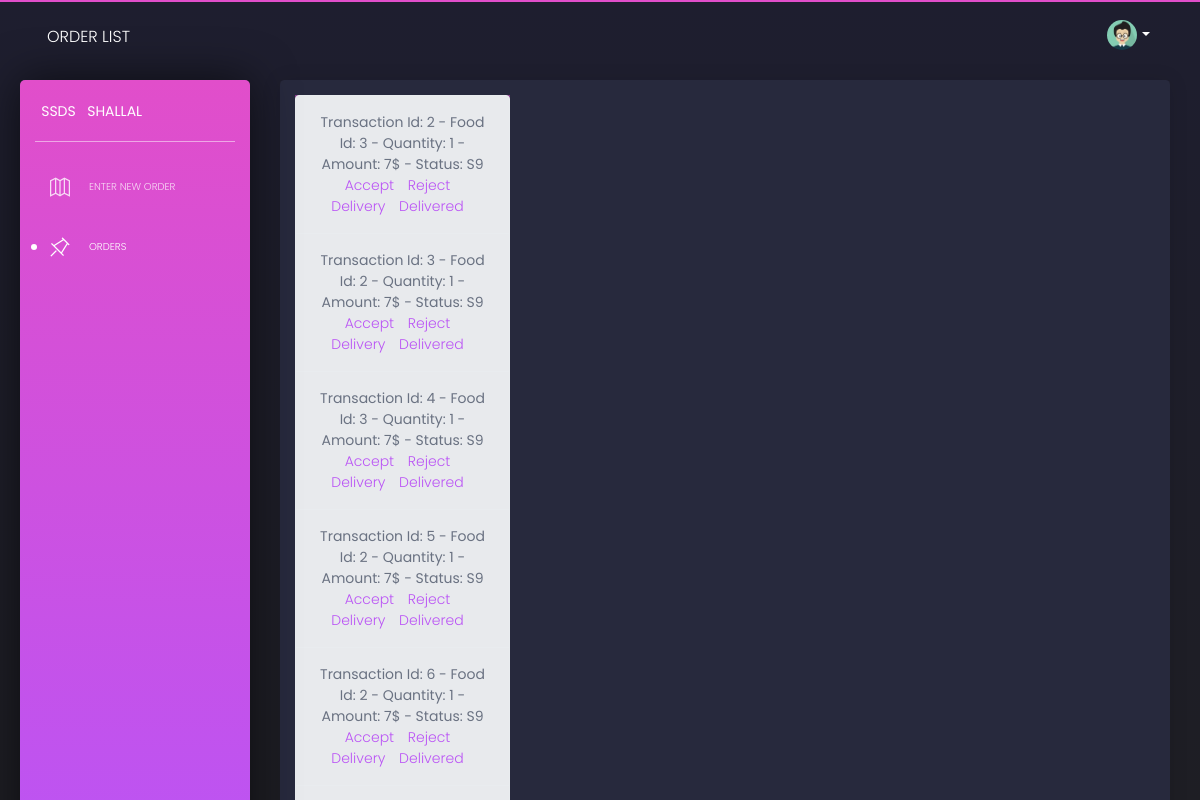
The page /cashier/orderList on the database as committed earlier.
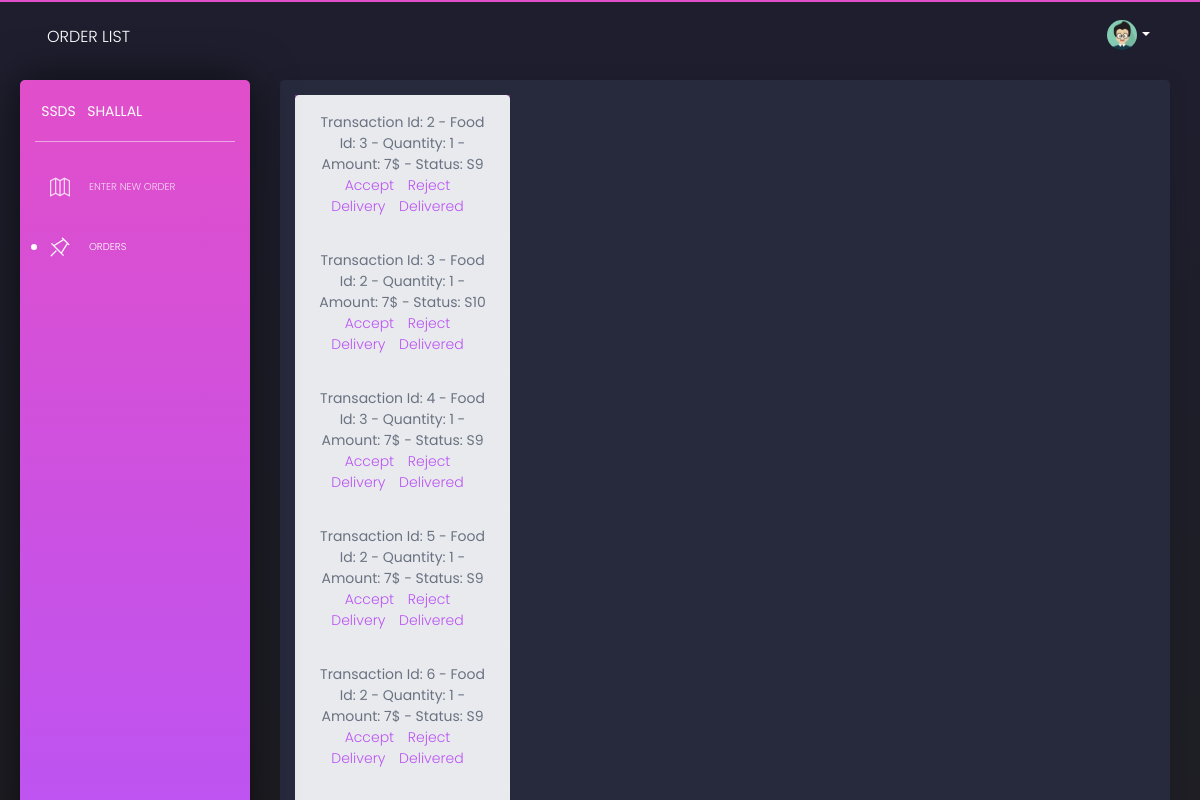
The same page on the database as committed later.
### database_setup.py (models this page shows)
class CustomerOrder(Base):
    __tablename__='customer_order'
    tid=Column(Integer,nullable=False,primary_key=True)
    fid=Column(Integer, ForeignKey("fooditem.fid"),nullable=False)
    qty=Column(Integer,nullable=False)
    amt=Column(Integer,nullable=False)
    stsid=Column(String(10), ForeignKey("status.stsid"),nullable=False)

### ssds.py (the view)
@app.route('/cashier/orderList',methods=['GET'])
def orderlist():
    orders=session.query(CustomerOrder).all()
    return render_template('orderList.html',customerOrders=orders)

### templates/orderList.html (shortened to what this page needs)
<html lang="en" class="perfect-scrollbar-on"><head>
  <link href="https://use.fontawesome.com/releases/v5.0.6/css/all.css" rel="stylesheet">
  <link href="/static/assets/css/nucleo-icons.css" rel="stylesheet">
  <link href="/static/assets/css/black-dashboard.css" rel="stylesheet">
  <link href="/static/assets/demo/demo.css" rel="stylesheet">
</head>
<body class="" cz-shortcut-listen="true">
  <div class="wrapper">
    <div class="sidebar">
      <div class="sidebar-wrapper ps">
        <div class="logo">
          <a href="javascript:void(0)" class="simple-text logo-mini">
            SSDS
          </a>
          <a href="javascript:void(0)" class="simple-text logo-normal">
            Shallal
          </a>
        </div>
        <ul class="nav">
            <li >
              <a href="/cashier/newOrder">
                <i class="tim-icons icon-map-big
  "></i>
                <p>Enter New Order</p>
              </a>
            </li>
            <li class="active">
              <a href="/cashier/orderList">
              <i class="tim-icons icon-pin"></i>
              <p>Orders</p>
            </a>
            </li>
          </ul>
      </div>
    </div>
    <div class="main-panel ps ps--active-y">
      <nav class="navbar navbar-expand-lg navbar-absolute navbar-transparent">
        <div class="container-fluid">
          <div class="navbar-wrapper">
            <a class="navbar-brand" href="javascript:void(0)">Order List</a>
          </div>
          <div class="collapse navbar-collapse" id="navigation">
            <ul class="navbar-nav ml-auto">
              <li class="dropdown nav-item">
                <a href="#" class="dropdown-toggle nav-link" data-toggle="dropdown">
                  <div class="photo">
                    <img src="/static/assets/img/anime3.png" alt="Profile Photo">
                  </div>
                  <b class="caret d-none d-lg-block d-xl-block"></b>
                </a>
              </li>
            </ul>
          </div>
        </div>
      </nav>
      <div class="content">
          <div class="card">
              <div class="card-body">
                  <div class="column">
                      <div class="col-3">
                        <div class="list-group row">
                          {% for order in customerOrders %}
                          <div class="list-group-item list-group-item-action list-group-item-light text-center" style="width:1000px padding-right:20px">
                            Transaction Id: {{order.tid}} -  Food Id: {{order.fid}} - Quantity: {{order.qty}} - Amount: {{order.amt}}$ - Status: {{order.stsid}}
                              <br>
                              <a style="padding-right:10px" href="{{url_for('acceptOrder',tid=order.tid)}}" name ="order" value="accept" formmethod="post">Accept</a>
                               <a style="padding-right:10px" href="{{url_for('rejectOrder',tid= order.tid)}}" name ="order" value="reject" formmethod="post">Reject</a>
                               <a style="padding-right:10px" href="{{url_for('deliveryOrder',tid= order.tid)}}" name ="order" value="delivery" formmethod="post">Delivery</a>
                               <a style="padding-right:10px" href="{{url_for('deliveredOrder',tid= order.tid)}}" name ="order" value="delivered" formmethod="post">Delivered</a>
                                </div>
                          {% endfor %}
                      </div>
                      </div>
              </div>
            </div>
          </div>
</div></div></div></body></html>

Rows that differ between the two databases and show on the page:
changed CustomerOrder id 3: stsid "S9" → "S10"
